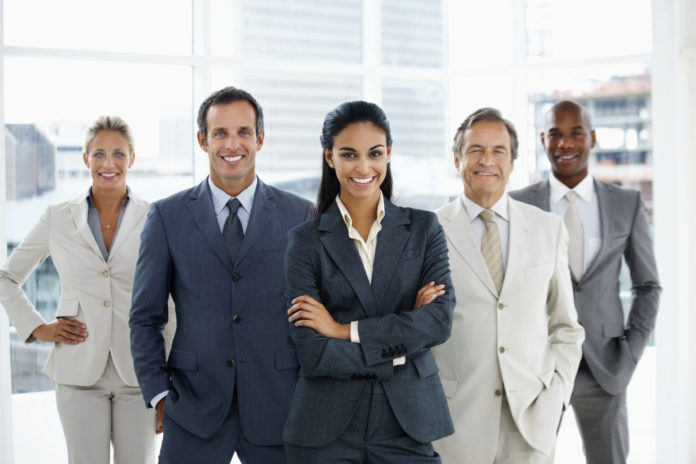
#> input picture notebooks/D6_L2_Filtering/data/people.jpg, 696 x 464 px
$ jupyter execute 05_image_faces.ipynb   (shell and % lines are left out)
#> lines starting #> are read from the running program, lines starting #| are printed output that depends on the picture; after the words box and inside, x2 and y2 are one past the last pixel; in counts of white or black regions, pixels touching at a corner belong together
# Detecting faces in an image with OpenCV

[cell 1]
import io
import zipfile
import requests
import numpy as np
import cv2
import matplotlib.pyplot as plt

[cell 2]
img = cv2.imread('data/people.jpg')
#> img is the input picture: shape (464, 696, 3); mean B, G, R 168.7, 166.6, 165.9

[cell 3]
gray = cv2.cvtColor(img, cv2.COLOR_BGR2GRAY)
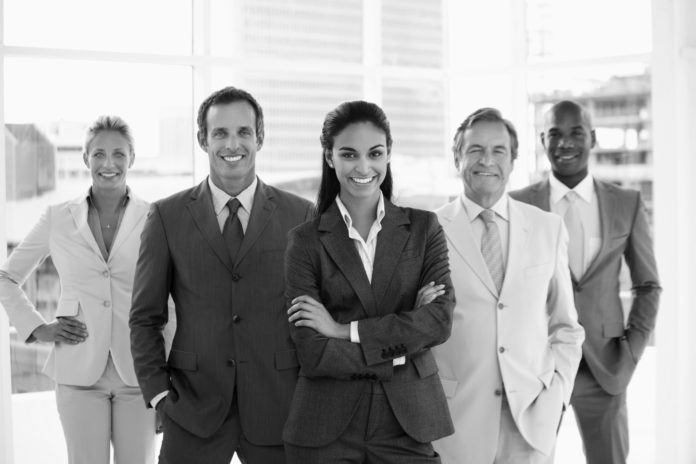
#> gray: shape (464, 696); min 0, max 255, mean 166.6

[cell 4]
path = 'data/haarcascade_frontalface_default.xml'
face_cascade = cv2.CascadeClassifier(path)

[cell 5]
for x, y, w, h in face_cascade.detectMultiScale(
        gray, 1.3):
    cv2.rectangle(
        gray, (x, y), (x + w, y + h), (255, 0, 0), 2)
#> this loop made 5 passes
#> (x, y, w, h) on passes 1 to 5: (458, 129, 58, 58), (196, 104, 74, 74), (82, 134, 53, 53), (326, 125, 74, 74), (575, 128, 89, 89)
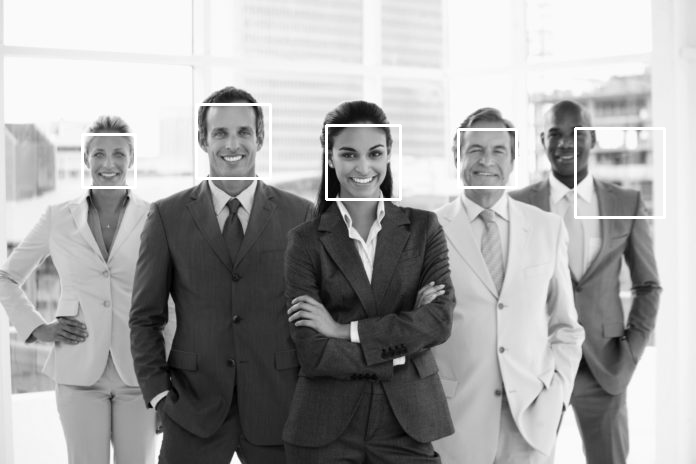
#> gray: shape (464, 696); 1.29% of pixels changed, all inside (x1, y1, x2, y2) = (81, 103, 666, 219)
fig, ax = plt.subplots(1, 1, figsize=(8, 6))
ax.imshow(gray, cmap=plt.cm.gray)
ax.set_axis_off()

$ run again, with notebooks/D6_L2_Filtering/data/beach.png saved as notebooks/D6_L2_Filtering/data/people.jpg
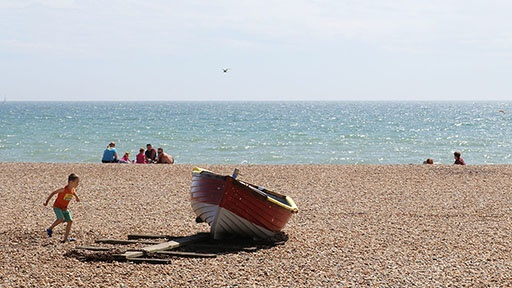
#> input picture notebooks/D6_L2_Filtering/data/beach.png, 512 x 288 px
#> img is the input picture: shape (288, 512, 3); mean B, G, R 173, 175.7, 179.5
#> `gray = cv2.cvtColor(img, cv2.COLOR_BGR2GRAY)`:
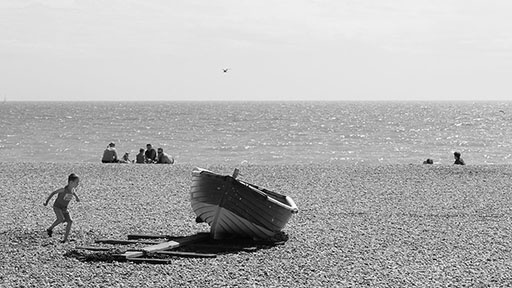
#> gray: shape (288, 512); min 0, max 254, mean 176.6
